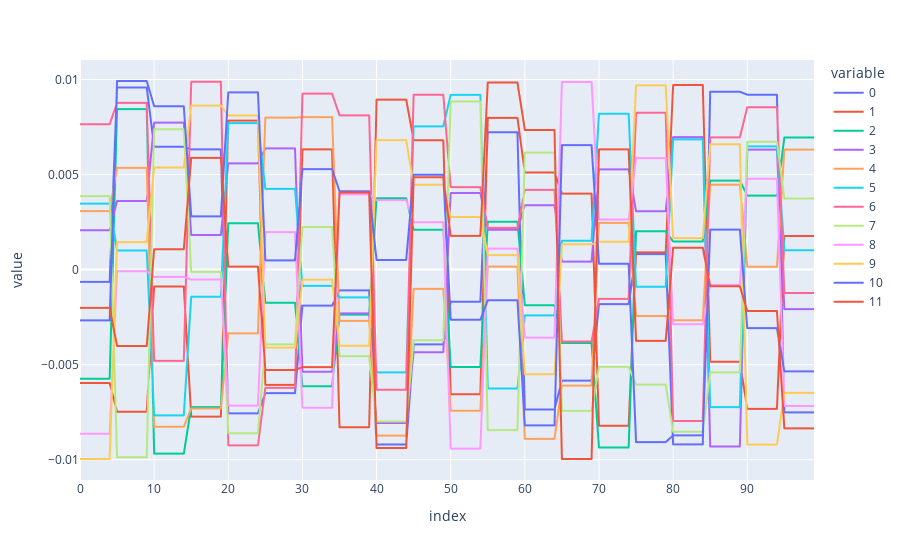
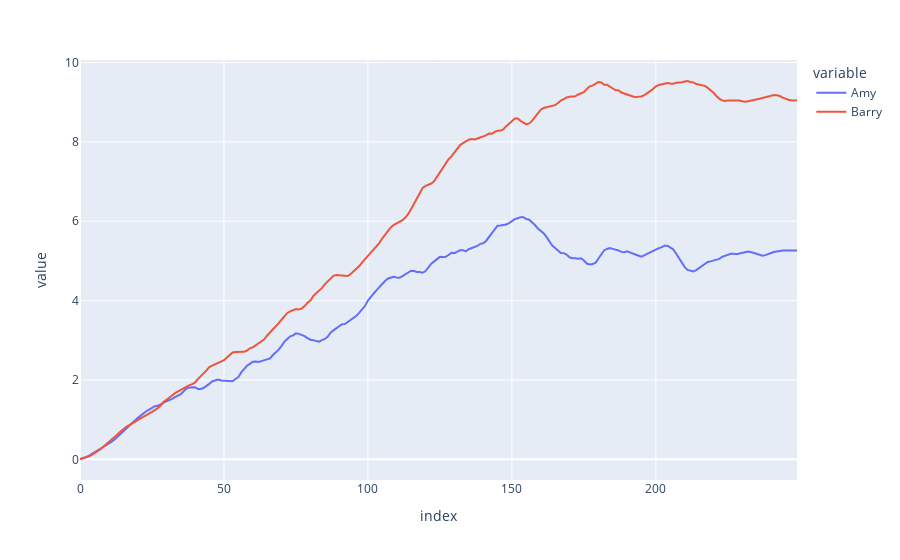

Notebook source saved alongside these figures, in order:
### Code cell
import numpy as np
import pandas as pd
import plotly.express as px
import sympy as sp


class Person:
    def __init__(self, name: str, foresight: int):
        self.name = name
        self.foresight = foresight
        self.decision_list = []

    def append_optimal_choice(
        self, choice_array: np.ndarray, decision_number: int, number_of_decisions: int
    ):
        # Get the row index of the highest sum of values in the choice array up to the person's "foresight" index
        highest_value_index = np.argmax(
            np.sum(choice_array[:, : self.foresight], axis=1)
        )

        # Extract this row from the choice array
        optimal_choice = choice_array[highest_value_index, :]

        # Pad initial and final values with nan
        optimal_choice_padded = np.pad(
            optimal_choice,
            (decision_number, number_of_decisions - decision_number),
            mode="constant",
            constant_values=np.nan,
        )

        # Append to decision list
        self.decision_list.append(optimal_choice_padded)

    def convert_decision_list_to_df(self):
        # Swap rows and columns
        decision_array = np.array(self.decision_list)
        decision_array_inverted = decision_array.T
        decision_df = pd.DataFrame(decision_array_inverted)
        self.decision_df = decision_df
        return decision_df

    def calc_life_score(self):
        # Sum columns
        self.decision_df["decision_sum"] = self.decision_df.sum(axis=1)

        # Calculate life score as the cumulative sum of the decision sums
        self.decision_df["life_score"] = self.decision_df["decision_sum"].cumsum()
        return self.decision_df


class LifeSimulation:
    def __init__(
        self,
        people: list[Person],
        genorator: str,
        n_choices: int,
    ):
        self.people = people
        self.genorator = genorator
        self.n_choices = n_choices

    def add_person(self, person: Person):
        self.people.append(person)

    def get_people(self) -> list[Person]:
        return self.people

    def get_person_by_name(self, name: str) -> Person | None:
        for person in self.people:
            if person.name == name:
                return person
        return None

    def get_number_of_people(self) -> int:
        return len(self.people)

    def classic_choice_function(self, form: str):
        x = sp.symbols("x")

        m1 = 0
        m2 = 75
        s1 = 5
        s2 = 5

        if form == "now":
            a1 = np.random.uniform(0, 0.01)
            a2 = 0
        elif form == "later":
            a1 = 0
            a2 = np.random.uniform(0, 0.02)

        y = a1 * sp.exp(-((x - m1) ** 2) / (2 * s1**2)) + a2 * sp.exp(
            -((x - m2) ** 2) / (2 * s2**2)
        )

        return {"m1": m1, "m2": m2, "s1": s1, "s2": s2, "a1": a1, "a2": a2, "expr": y}

    def generate_opposites_choice_function(self, form: str):
        x = sp.symbols("x")

        m1 = np.random.uniform(10, 40)
        m2 = np.random.uniform(60, 90)
        s1 = np.random.uniform(1, 5)
        s2 = np.random.uniform(1, 5)

        if form == "bad-good":
            a1 = np.random.uniform(-0.01, 0)
            a2 = np.random.uniform(0, 0.02)
        elif form == "good-bad":
            a1 = np.random.uniform(0, 0.01)
            a2 = np.random.uniform(-0.02, 0)

        y = a1 * sp.exp(-((x - m1) ** 2) / (2 * s1**2)) + a2 * sp.exp(
            -((x - m2) ** 2) / (2 * s2**2)
        )

        return {"m1": m1, "m2": m2, "s1": s1, "s2": s2, "a1": a1, "a2": a2, "expr": y}

    def generate_4_choice_function(self, form: str):
        x = sp.symbols("x")

        m1 = np.random.uniform(10, 40)
        m2 = np.random.uniform(60, 90)
        s1 = np.random.uniform(1, 5)
        s2 = np.random.uniform(1, 5)

        if form == "bad-good":
            a1 = np.random.uniform(-0.01, 0)
            a2 = np.random.uniform(0, 0.02)
        elif form == "good-bad":
            a1 = np.random.uniform(0, 0.01)
            a2 = np.random.uniform(-0.02, 0)
        elif form == "good-good":
            a1 = np.random.uniform(0, 0.01)
            a2 = np.random.uniform(0, 0.02)
        elif form == "bad-bad":
            a1 = np.random.uniform(-0.01, 0)
            a2 = np.random.uniform(-0.02, 0)

        y = a1 * sp.exp(-((x - m1) ** 2) / (2 * s1**2)) + a2 * sp.exp(
            -((x - m2) ** 2) / (2 * s2**2)
        )

        return {"m1": m1, "m2": m2, "s1": s1, "s2": s2, "a1": a1, "a2": a2, "expr": y}

    def generate_random_choice_function(self, seed=None):
        x = sp.symbols("x")

        if seed is not None:
            np.random.seed(seed)

        # Define step boundaries (e.g., every 10 units from 0 to 100)
        step_size = 5
        step_boundaries = np.arange(0, 100, step_size)

        # Generate random values for each step between -0.01 and 0.01
        step_values = np.random.uniform(-0.01, 0.01, size=len(step_boundaries))

        # Create piecewise function using sympy conditions
        conditions = []
        for i, boundary in enumerate(step_boundaries):
            if i == len(step_boundaries) - 1:
                # Last step: from boundary to 100
                conditions.append((step_values[i], sp.And(x >= boundary, x <= 100)))
            else:
                # Regular step: from boundary to next boundary
                next_boundary = step_boundaries[i + 1]
                conditions.append(
                    (step_values[i], sp.And(x >= boundary, x < next_boundary))
                )

        # Create Piecewise expression
        y = sp.Piecewise(*conditions)

        return {
            "step_boundaries": step_boundaries,
            "step_values": step_values,
            "expr": y,
        }

    def generate_choice_array(self, genorator: str, n_choices: int):
        x = sp.symbols("x")

        if genorator == "classic":
            functions = [
                self.classic_choice_function(form=form)
                for form in ["now", "later"] * (n_choices // 2)
            ]
        elif genorator == "opposites":
            functions = [
                self.generate_opposites_choice_function(form=form)
                for form in ["bad-good", "good-bad"] * (n_choices // 2)
            ]
        elif genorator == "4":
            functions = [
                self.generate_4_choice_function(form=form)
                for form in ["bad-good", "good-bad", "good-good", "bad-bad"]
                * (n_choices // 4)
            ]
        elif genorator == "random":
            functions = [
                self.generate_random_choice_function() for choice in range(n_choices)
            ]
        else:
            raise ValueError(f"Invalid generator: {genorator}")

        # Create x values (100 points from 0 to 100)
        x_vals = np.linspace(0, 100, 100)

        # Build NumPy array: n rows (functions) × 100 columns (y values)
        choice_array = np.zeros((n_choices, 100))
        for i, func in enumerate(functions):
            y_func = sp.lambdify(x, func["expr"], "numpy")
            choice_array[i, :] = y_func(x_vals)
        return choice_array

    def simlulate_life(self, number_of_decisions: int):
        for person in self.people:
            for decision_number in range(number_of_decisions):
                choice_array = self.generate_choice_array(
                    genorator=self.genorator, n_choices=self.n_choices
                )
                person.append_optimal_choice(
                    choice_array, decision_number, number_of_decisions
                )
            person.convert_decision_list_to_df()
            person.calc_life_score()


def main():
    # Define people
    people = [
        Person("Amy", 5),
        Person("Barry", 10),
    ]

    # Define simulation configuration
    genorator = "random"
    n_choices = 12
    number_of_decisions = 150

    # Run simulation
    simulation = LifeSimulation(people, genorator, n_choices)

    # Check example choice array
    choice_array = simulation.generate_choice_array(
        genorator=genorator, n_choices=n_choices
    )
    print(choice_array.shape)

    fig = px.line(choice_array.T)
    fig.show()

    # Run simulation
    simulation.simlulate_life(number_of_decisions)

    # Combine decision_df["life_score"] into single dataframe
    life_score_df = pd.DataFrame(
        {
            k: v
            for k, v in zip(
                [person.name for person in simulation.people],
                [person.decision_df["life_score"] for person in simulation.people],
            )
        }
    )

    print(life_score_df)

    # Plot life_score lines
    fig = px.line(life_score_df)
    fig.show()


if __name__ == "__main__":
    main()

### Figure 1 — Plotly figure (JSON) as saved in the notebook; plotly's stock layout.template omitted (floating-point values rounded to 4 significant figures)
{"data": [{"hovertemplate": "variable=0<br>index=%{x}<br>value=%{y}<extra></extra>", "legendgroup": "0", "line": {"color": "#636efa", "dash": "solid"}, "marker": {"symbol": "circle"}, "mode": "lines", "name": "0", "showlegend": true, "type": "scattergl", "x": [0, 1, 2, 3, 4, 5, 6, 7, 8, 9, 10, 11, 12, 13, 14, 15, 16, 17, 18, 19, 20, 21, 22, 23, 24, 25, 26, 27, 28, 29, 30, 31, 32, 33, 34, 35, 36, 37, 38, 39, 40, 41, 42, 43, 44, 45, 46, 47, 48, 49, 50, 51, 52, 53, 54, 55, 56, 57, 58, 59, 60, 61, 62, 63, 64, 65, 66, 67, 68, 69, 70, 71, 72, 73, 74, 75, 76, 77, 78, 79, 80, 81, 82, 83, 84, 85, 86, 87, 88, 89, 90, 91, 92, 93, 94, 95, 96, 97, 98, 99], "xaxis": "x", "y": [-0.0006431, -0.0006431, -0.0006431, -0.0006431, -0.0006431, 0.009585, 0.009585, 0.009585, 0.009585, 0.009585, 0.006468, 0.006468, 0.006468, 0.006468, 0.006468, 0.006326, 0.006326, 0.006326, 0.006326, 0.006326, -0.007562, -0.007562, -0.007562, -0.007562, -0.007562, -0.006498, -0.006498, -0.006498, -0.006498, -0.006498, -0.001892, -0.001892, -0.001892, -0.001892, -0.001892, -0.001092, -0.001092, -0.001092, -0.001092, -0.001092, -0.009199, -0.009199, -0.009199, -0.009199, -0.009199, -0.003934, -0.003934, -0.003934, -0.003934, -0.003934, -0.001691, -0.001691, -0.001691, -0.001691, -0.001691, 0.007226, 0.007226, 0.007226, 0.007226, 0.007226, -0.007357, -0.007357, -0.007357, -0.007357, -0.007357, -0.005837, -0.005837, -0.005837, -0.005837, -0.005837, -0.001813, -0.001813, -0.001813, -0.001813, -0.001813, 0.0008171, 0.0008171, 0.0008171, 0.0008171, 0.0008171, -0.009196, -0.009196, -0.009196, -0.009196, -0.009196, 0.009357, 0.009357, 0.009357, 0.009357, 0.009357, 0.009203, 0.009203, 0.009203, 0.009203, 0.009203, -0.007507, -0.007507, -0.007507, -0.007507, -0.007507], "yaxis": "y"}, {"hovertemplate": "variable=1<br>index=%{x}<br>value=%{y}<extra></extra>", "legendgroup": "1", "line": {"color": "#EF553B", "dash": "solid"}, "marker": {"symbol": "circle"}, "mode": "lines", "name": "1", "showlegend": true, "type": "scattergl", "x": [0, 1, 2, 3, 4, 5, 6, 7, 8, 9, 10, 11, 12, 13, 14, 15, 16, 17, 18, 19, 20, 21, 22, 23, 24, 25, 26, 27, 28, 29, 30, 31, 32, 33, 34, 35, 36, 37, 38, 39, 40, 41, 42, 43, 44, 45, 46, 47, 48, 49, 50, 51, 52, 53, 54, 55, 56, 57, 58, 59, 60, 61, 62, 63, 64, 65, 66, 67, 68, 69, 70, 71, 72, 73, 74, 75, 76, 77, 78, 79, 80, 81, 82, 83, 84, 85, 86, 87, 88, 89, 90, 91, 92, 93, 94, 95, 96, 97, 98, 99], "xaxis": "x", "y": [-0.005966, -0.005966, -0.005966, -0.005966, -0.005966, -0.007478, -0.007478, -0.007478, -0.007478, -0.007478, -0.0008886, -0.0008886, -0.0008886, -0.0008886, -0.0008886, -0.007734, -0.007734, -0.007734, -0.007734, -0.007734, 0.007838, 0.007838, 0.007838, 0.007838, 0.007838, -0.006064, -0.006064, -0.006064, -0.006064, -0.006064, 0.006329, 0.006329, 0.006329, 0.006329, 0.006329, -0.008295, -0.008295, -0.008295, -0.008295, -0.008295, 0.008945, 0.008945, 0.008945, 0.008945, 0.008945, 0.006804, 0.006804, 0.006804, 0.006804, 0.006804, -0.006557, -0.006557, -0.006557, -0.006557, -0.006557, 0.007986, 0.007986, 0.007986, 0.007986, 0.007986, 0.00511, 0.00511, 0.00511, 0.00511, 0.00511, 0.003997, 0.003997, 0.003997, 0.003997, 0.003997, -0.008213, -0.008213, -0.008213, -0.008213, -0.008213, 0.0009112, 0.0009112, 0.0009112, 0.0009112, 0.0009112, 0.009712, 0.009712, 0.009712, 0.009712, 0.009712, -0.004847, -0.004847, -0.004847, -0.004847, -0.004847, -0.007323, -0.007323, -0.007323, -0.007323, -0.007323, 0.00177, 0.00177, 0.00177, 0.00177, 0.00177], "yaxis": "y"}, {"hovertemplate": "variable=2<br>index=%{x}<br>value=%{y}<extra></extra>", "legendgroup": "2", "line": {"color": "#00cc96", "dash": "solid"}, "marker": {"symbol": "circle"}, "mode": "lines", "name": "2", "showlegend": true, "type": "scattergl", "x": [0, 1, 2, 3, 4, 5, 6, 7, 8, 9, 10, 11, 12, 13, 14, 15, 16, 17, 18, 19, 20, 21, 22, 23, 24, 25, 26, 27, 28, 29, 30, 31, 32, 33, 34, 35, 36, 37, 38, 39, 40, 41, 42, 43, 44, 45, 46, 47, 48, 49, 50, 51, 52, 53, 54, 55, 56, 57, 58, 59, 60, 61, 62, 63, 64, 65, 66, 67, 68, 69, 70, 71, 72, 73, 74, 75, 76, 77, 78, 79, 80, 81, 82, 83, 84, 85, 86, 87, 88, 89, 90, 91, 92, 93, 94, 95, 96, 97, 98, 99], "xaxis": "x", "y": [-0.005742, -0.005742, -0.005742, -0.005742, -0.005742, 0.008443, 0.008443, 0.008443, 0.008443, 0.008443, -0.009682, -0.009682, -0.009682, -0.009682, -0.009682, -0.007231, -0.007231, -0.007231, -0.007231, -0.007231, 0.002443, 0.002443, 0.002443, 0.002443, 0.002443, -0.00174, -0.00174, -0.00174, -0.00174, -0.00174, -0.006138, -0.006138, -0.006138, -0.006138, -0.006138, -0.002364, -0.002364, -0.002364, -0.002364, -0.002364, 0.003754, 0.003754, 0.003754, 0.003754, 0.003754, 0.0021, 0.0021, 0.0021, 0.0021, 0.0021, -0.005121, -0.005121, -0.005121, -0.005121, -0.005121, 0.002519, 0.002519, 0.002519, 0.002519, 0.002519, -0.001872, -0.001872, -0.001872, -0.001872, -0.001872, -0.003861, -0.003861, -0.003861, -0.003861, -0.003861, -0.009358, -0.009358, -0.009358, -0.009358, -0.009358, 0.002019, 0.002019, 0.002019, 0.002019, 0.002019, 0.00148, 0.00148, 0.00148, 0.00148, 0.00148, 0.00468, 0.00468, 0.00468, 0.00468, 0.00468, 0.003892, 0.003892, 0.003892, 0.003892, 0.003892, 0.006949, 0.006949, 0.006949, 0.006949, 0.006949], "yaxis": "y"}, {"hovertemplate": "variable=3<br>index=%{x}<br>value=%{y}<extra></extra>", "legendgroup": "3", "line": {"color": "#ab63fa", "dash": "solid"}, "marker": {"symbol": "circle"}, "mode": "lines", "name": "3", "showlegend": true, "type": "scattergl", "x": [0, 1, 2, 3, 4, 5, 6, 7, 8, 9, 10, 11, 12, 13, 14, 15, 16, 17, 18, 19, 20, 21, 22, 23, 24, 25, 26, 27, 28, 29, 30, 31, 32, 33, 34, 35, 36, 37, 38, 39, 40, 41, 42, 43, 44, 45, 46, 47, 48, 49, 50, 51, 52, 53, 54, 55, 56, 57, 58, 59, 60, 61, 62, 63, 64, 65, 66, 67, 68, 69, 70, 71, 72, 73, 74, 75, 76, 77, 78, 79, 80, 81, 82, 83, 84, 85, 86, 87, 88, 89, 90, 91, 92, 93, 94, 95, 96, 97, 98, 99], "xaxis": "x", "y": [0.002069, 0.002069, 0.002069, 0.002069, 0.002069, 0.003613, 0.003613, 0.003613, 0.003613, 0.003613, 0.007737, 0.007737, 0.007737, 0.007737, 0.007737, 0.001825, 0.001825, 0.001825, 0.001825, 0.001825, 0.00559, 0.00559, 0.00559, 0.00559, 0.00559, 0.006376, 0.006376, 0.006376, 0.006376, 0.006376, -0.005375, -0.005375, -0.005375, -0.005375, -0.005375, -0.002298, -0.002298, -0.002298, -0.002298, -0.002298, -0.008067, -0.008067, -0.008067, -0.008067, -0.008067, -0.004344, -0.004344, -0.004344, -0.004344, -0.004344, 0.004029, 0.004029, 0.004029, 0.004029, 0.004029, 0.002099, 0.002099, 0.002099, 0.002099, 0.002099, 0.003389, 0.003389, 0.003389, 0.003389, 0.003389, 0.0004208, 0.0004208, 0.0004208, 0.0004208, 0.0004208, 0.005277, 0.005277, 0.005277, 0.005277, 0.005277, 0.003069, 0.003069, 0.003069, 0.003069, 0.003069, 0.006972, 0.006972, 0.006972, 0.006972, 0.006972, -0.009305, -0.009305, -0.009305, -0.009305, -0.009305, 0.006315, 0.006315, 0.006315, 0.006315, 0.006315, -0.002078, -0.002078, -0.002078, -0.002078, -0.002078], "yaxis": "y"}, {"hovertemplate": "variable=4<br>index=%{x}<br>value=%{y}<extra></extra>", "legendgroup": "4", "line": {"color": "#FFA15A", "dash": "solid"}, "marker": {"symbol": "circle"}, "mode": "lines", "name": "4", "showlegend": true, "type": "scattergl", "x": [0, 1, 2, 3, 4, 5, 6, 7, 8, 9, 10, 11, 12, 13, 14, 15, 16, 17, 18, 19, 20, 21, 22, 23, 24, 25, 26, 27, 28, 29, 30, 31, 32, 33, 34, 35, 36, 37, 38, 39, 40, 41, 42, 43, 44, 45, 46, 47, 48, 49, 50, 51, 52, 53, 54, 55, 56, 57, 58, 59, 60, 61, 62, 63, 64, 65, 66, 67, 68, 69, 70, 71, 72, 73, 74, 75, 76, 77, 78, 79, 80, 81, 82, 83, 84, 85, 86, 87, 88, 89, 90, 91, 92, 93, 94, 95, 96, 97, 98, 99], "xaxis": "x", "y": [0.00308, 0.00308, 0.00308, 0.00308, 0.00308, 0.005355, 0.005355, 0.005355, 0.005355, 0.005355, -0.008264, -0.008264, -0.008264, -0.008264, -0.008264, -0.007304, -0.007304, -0.007304, -0.007304, -0.007304, -0.003356, -0.003356, -0.003356, -0.003356, -0.003356, 0.007998, 0.007998, 0.007998, 0.007998, 0.007998, 0.008024, 0.008024, 0.008024, 0.008024, 0.008024, -0.002698, -0.002698, -0.002698, -0.002698, -0.002698, -0.008736, -0.008736, -0.008736, -0.008736, -0.008736, -0.001013, -0.001013, -0.001013, -0.001013, -0.001013, -0.007422, -0.007422, -0.007422, -0.007422, -0.007422, 0.0001585, 0.0001585, 0.0001585, 0.0001585, 0.0001585, -0.008901, -0.008901, -0.008901, -0.008901, -0.008901, -0.006105, -0.006105, -0.006105, -0.006105, -0.006105, 0.002463, 0.002463, 0.002463, 0.002463, 0.002463, -0.002437, -0.002437, -0.002437, -0.002437, -0.002437, -0.002666, -0.002666, -0.002666, -0.002666, -0.002666, 0.004466, 0.004466, 0.004466, 0.004466, 0.004466, 0.0001501, 0.0001501, 0.0001501, 0.0001501, 0.0001501, 0.006316, 0.006316, 0.006316, 0.006316, 0.006316], "yaxis": "y"}, {"hovertemplate": "variable=5<br>index=%{x}<br>value=%{y}<extra></extra>", "legendgroup": "5", "line": {"color": "#19d3f3", "dash": "solid"}, "marker": {"symbol": "circle"}, "mode": "lines", "name": "5", "showlegend": true, "type": "scattergl", "x": [0, 1, 2, 3, 4, 5, 6, 7, 8, 9, 10, 11, 12, 13, 14, 15, 16, 17, 18, 19, 20, 21, 22, 23, 24, 25, 26, 27, 28, 29, 30, 31, 32, 33, 34, 35, 36, 37, 38, 39, 40, 41, 42, 43, 44, 45, 46, 47, 48, 49, 50, 51, 52, 53, 54, 55, 56, 57, 58, 59, 60, 61, 62, 63, 64, 65, 66, 67, 68, 69, 70, 71, 72, 73, 74, 75, 76, 77, 78, 79, 80, 81, 82, 83, 84, 85, 86, 87, 88, 89, 90, 91, 92, 93, 94, 95, 96, 97, 98, 99], "xaxis": "x", "y": [0.003476, 0.003476, 0.003476, 0.003476, 0.003476, 0.001007, 0.001007, 0.001007, 0.001007, 0.001007, -0.007666, -0.007666, -0.007666, -0.007666, -0.007666, -0.001425, -0.001425, -0.001425, -0.001425, -0.001425, 0.00771, 0.00771, 0.00771, 0.00771, 0.00771, 0.004248, 0.004248, 0.004248, 0.004248, 0.004248, -0.0008565, -0.0008565, -0.0008565, -0.0008565, -0.0008565, -0.001458, -0.001458, -0.001458, -0.001458, -0.001458, -0.005406, -0.005406, -0.005406, -0.005406, -0.005406, 0.007539, 0.007539, 0.007539, 0.007539, 0.007539, 0.009196, 0.009196, 0.009196, 0.009196, 0.009196, -0.006251, -0.006251, -0.006251, -0.006251, -0.006251, -0.002404, -0.002404, -0.002404, -0.002404, -0.002404, 0.001518, 0.001518, 0.001518, 0.001518, 0.001518, 0.008202, 0.008202, 0.008202, 0.008202, 0.008202, -0.0008993, -0.0008993, -0.0008993, -0.0008993, -0.0008993, 0.006855, 0.006855, 0.006855, 0.006855, 0.006855, -0.007236, -0.007236, -0.007236, -0.007236, -0.007236, 0.006488, 0.006488, 0.006488, 0.006488, 0.006488, 0.001018, 0.001018, 0.001018, 0.001018, 0.001018], "yaxis": "y"}, {"hovertemplate": "variable=6<br>index=%{x}<br>value=%{y}<extra></extra>", "legendgroup": "6", "line": {"color": "#FF6692", "dash": "solid"}, "marker": {"symbol": "circle"}, "mode": "lines", "name": "6", "showlegend": true, "type": "scattergl", "x": [0, 1, 2, 3, 4, 5, 6, 7, 8, 9, 10, 11, 12, 13, 14, 15, 16, 17, 18, 19, 20, 21, 22, 23, 24, 25, 26, 27, 28, 29, 30, 31, 32, 33, 34, 35, 36, 37, 38, 39, 40, 41, 42, 43, 44, 45, 46, 47, 48, 49, 50, 51, 52, 53, 54, 55, 56, 57, 58, 59, 60, 61, 62, 63, 64, 65, 66, 67, 68, 69, 70, 71, 72, 73, 74, 75, 76, 77, 78, 79, 80, 81, 82, 83, 84, 85, 86, 87, 88, 89, 90, 91, 92, 93, 94, 95, 96, 97, 98, 99], "xaxis": "x", "y": [0.00765, 0.00765, 0.00765, 0.00765, 0.00765, 0.008773, 0.008773, 0.008773, 0.008773, 0.008773, -0.004798, -0.004798, -0.004798, -0.004798, -0.004798, 0.009883, 0.009883, 0.009883, 0.009883, 0.009883, -0.009242, -0.009242, -0.009242, -0.009242, -0.009242, -0.006219, -0.006219, -0.006219, -0.006219, -0.006219, 0.009257, 0.009257, 0.009257, 0.009257, 0.009257, 0.008116, 0.008116, 0.008116, 0.008116, 0.008116, -0.006322, -0.006322, -0.006322, -0.006322, -0.006322, 0.009201, 0.009201, 0.009201, 0.009201, 0.009201, 0.00434, 0.00434, 0.00434, 0.00434, 0.00434, 0.002198, 0.002198, 0.002198, 0.002198, 0.002198, 0.004199, 0.004199, 0.004199, 0.004199, 0.004199, -0.003779, -0.003779, -0.003779, -0.003779, -0.003779, -0.001539, -0.001539, -0.001539, -0.001539, -0.001539, 0.008254, 0.008254, 0.008254, 0.008254, 0.008254, -0.007966, -0.007966, -0.007966, -0.007966, -0.007966, 0.006957, 0.006957, 0.006957, 0.006957, 0.006957, 0.008541, 0.008541, 0.008541, 0.008541, 0.008541, -0.001232, -0.001232, -0.001232, -0.001232, -0.001232], "yaxis": "y"}, {"hovertemplate": "variable=7<br>index=%{x}<br>value=%{y}<extra></extra>", "legendgroup": "7", "line": {"color": "#B6E880", "dash": "solid"}, "marker": {"symbol": "circle"}, "mode": "lines", "name": "7", "showlegend": true, "type": "scattergl", "x": [0, 1, 2, 3, 4, 5, 6, 7, 8, 9, 10, 11, 12, 13, 14, 15, 16, 17, 18, 19, 20, 21, 22, 23, 24, 25, 26, 27, 28, 29, 30, 31, 32, 33, 34, 35, 36, 37, 38, 39, 40, 41, 42, 43, 44, 45, 46, 47, 48, 49, 50, 51, 52, 53, 54, 55, 56, 57, 58, 59, 60, 61, 62, 63, 64, 65, 66, 67, 68, 69, 70, 71, 72, 73, 74, 75, 76, 77, 78, 79, 80, 81, 82, 83, 84, 85, 86, 87, 88, 89, 90, 91, 92, 93, 94, 95, 96, 97, 98, 99], "xaxis": "x", "y": [0.00387, 0.00387, 0.00387, 0.00387, 0.00387, -0.009872, -0.009872, -0.009872, -0.009872, -0.009872, 0.007385, 0.007385, 0.007385, 0.007385, 0.007385, -0.0001154, -0.0001154, -0.0001154, -0.0001154, -0.0001154, -0.008606, -0.008606, -0.008606, -0.008606, -0.008606, -0.003932, -0.003932, -0.003932, -0.003932, -0.003932, 0.002244, 0.002244, 0.002244, 0.002244, 0.002244, -0.00455, -0.00455, -0.00455, -0.00455, -0.00455, -0.00799, -0.00799, -0.00799, -0.00799, -0.00799, -0.003714, -0.003714, -0.003714, -0.003714, -0.003714, 0.008847, 0.008847, 0.008847, 0.008847, 0.008847, -0.008445, -0.008445, -0.008445, -0.008445, -0.008445, 0.006155, 0.006155, 0.006155, 0.006155, 0.006155, -0.007428, -0.007428, -0.007428, -0.007428, -0.007428, -0.005113, -0.005113, -0.005113, -0.005113, -0.005113, -0.00605, -0.00605, -0.00605, -0.00605, -0.00605, -0.008531, -0.008531, -0.008531, -0.008531, -0.008531, -0.005407, -0.005407, -0.005407, -0.005407, -0.005407, 0.006726, 0.006726, 0.006726, 0.006726, 0.006726, 0.00374, 0.00374, 0.00374, 0.00374, 0.00374], "yaxis": "y"}, {"hovertemplate": "variable=8<br>index=%{x}<br>value=%{y}<extra></extra>", "legendgroup": "8", "line": {"color": "#FF97FF", "dash": "solid"}, "marker": {"symbol": "circle"}, "mode": "lines", "name": "8", "showlegend": true, "type": "scattergl", "x": [0, 1, 2, 3, 4, 5, 6, 7, 8, 9, 10, 11, 12, 13, 14, 15, 16, 17, 18, 19, 20, 21, 22, 23, 24, 25, 26, 27, 28, 29, 30, 31, 32, 33, 34, 35, 36, 37, 38, 39, 40, 41, 42, 43, 44, 45, 46, 47, 48, 49, 50, 51, 52, 53, 54, 55, 56, 57, 58, 59, 60, 61, 62, 63, 64, 65, 66, 67, 68, 69, 70, 71, 72, 73, 74, 75, 76, 77, 78, 79, 80, 81, 82, 83, 84, 85, 86, 87, 88, 89, 90, 91, 92, 93, 94, 95, 96, 97, 98, 99], "xaxis": "x", "y": [-0.008633, -0.008633, -0.008633, -0.008633, -0.008633, -8.607e-05, -8.607e-05, -8.607e-05, -8.607e-05, -8.607e-05, -0.0003806, -0.0003806, -0.0003806, -0.0003806, -0.0003806, -0.0005209, -0.0005209, -0.0005209, -0.0005209, -0.0005209, -0.007155, -0.007155, -0.007155, -0.007155, -0.007155, 0.001972, 0.001972, 0.001972, 0.001972, 0.001972, -0.007266, -0.007266, -0.007266, -0.007266, -0.007266, 0.003958, 0.003958, 0.003958, 0.003958, 0.003958, 0.003659, 0.003659, 0.003659, 0.003659, 0.003659, 0.002494, 0.002494, 0.002494, 0.002494, 0.002494, -0.009415, -0.009415, -0.009415, -0.009415, -0.009415, 0.001107, 0.001107, 0.001107, 0.001107, 0.001107, -0.003575, -0.003575, -0.003575, -0.003575, -0.003575, 0.009872, 0.009872, 0.009872, 0.009872, 0.009872, 0.002635, 0.002635, 0.002635, 0.002635, 0.002635, 0.005868, 0.005868, 0.005868, 0.005868, 0.005868, -0.002872, -0.002872, -0.002872, -0.002872, -0.002872, -0.0008008, -0.0008008, -0.0008008, -0.0008008, -0.0008008, 0.00478, 0.00478, 0.00478, 0.00478, 0.00478, -0.007174, -0.007174, -0.007174, -0.007174, -0.007174], "yaxis": "y"}, {"hovertemplate": "variable=9<br>index=%{x}<br>value=%{y}<extra></extra>", "legendgroup": "9", "line": {"color": "#FECB52", "dash": "solid"}, "marker": {"symbol": "circle"}, "mode": "lines", "name": "9", "showlegend": true, "type": "scattergl", "x": [0, 1, 2, 3, 4, 5, 6, 7, 8, 9, 10, 11, 12, 13, 14, 15, 16, 17, 18, 19, 20, 21, 22, 23, 24, 25, 26, 27, 28, 29, 30, 31, 32, 33, 34, 35, 36, 37, 38, 39, 40, 41, 42, 43, 44, 45, 46, 47, 48, 49, 50, 51, 52, 53, 54, 55, 56, 57, 58, 59, 60, 61, 62, 63, 64, 65, 66, 67, 68, 69, 70, 71, 72, 73, 74, 75, 76, 77, 78, 79, 80, 81, 82, 83, 84, 85, 86, 87, 88, 89, 90, 91, 92, 93, 94, 95, 96, 97, 98, 99], "xaxis": "x", "y": [-0.009962, -0.009962, -0.009962, -0.009962, -0.009962, 0.001447, 0.001447, 0.001447, 0.001447, 0.001447, 0.005373, 0.005373, 0.005373, 0.005373, 0.005373, 0.008627, 0.008627, 0.008627, 0.008627, 0.008627, 0.00811, 0.00811, 0.00811, 0.00811, 0.00811, -0.004106, -0.004106, -0.004106, -0.004106, -0.004106, -0.0005266, -0.0005266, -0.0005266, -0.0005266, -0.0005266, -0.004004, -0.004004, -0.004004, -0.004004, -0.004004, 0.006813, 0.006813, 0.006813, 0.006813, 0.006813, 0.004463, 0.004463, 0.004463, 0.004463, 0.004463, 0.002766, 0.002766, 0.002766, 0.002766, 0.002766, 0.0007652, 0.0007652, 0.0007652, 0.0007652, 0.0007652, -0.005505, -0.005505, -0.005505, -0.005505, -0.005505, 0.001332, 0.001332, 0.001332, 0.001332, 0.001332, 0.001464, 0.001464, 0.001464, 0.001464, 0.001464, 0.009694, 0.009694, 0.009694, 0.009694, 0.009694, 0.001656, 0.001656, 0.001656, 0.001656, 0.001656, 0.006597, 0.006597, 0.006597, 0.006597, 0.006597, -0.009204, -0.009204, -0.009204, -0.009204, -0.009204, -0.006483, -0.006483, -0.006483, -0.006483, -0.006483], "yaxis": "y"}, {"hovertemplate": "variable=10<br>index=%{x}<br>value=%{y}<extra></extra>", "legendgroup": "10", "line": {"color": "#636efa", "dash": "solid"}, "marker": {"symbol": "circle"}, "mode": "lines", "name": "10", "showlegend": true, "type": "scattergl", "x": [0, 1, 2, 3, 4, 5, 6, 7, 8, 9, 10, 11, 12, 13, 14, 15, 16, 17, 18, 19, 20, 21, 22, 23, 24, 25, 26, 27, 28, 29, 30, 31, 32, 33, 34, 35, 36, 37, 38, 39, 40, 41, 42, 43, 44, 45, 46, 47, 48, 49, 50, 51, 52, 53, 54, 55, 56, 57, 58, 59, 60, 61, 62, 63, 64, 65, 66, 67, 68, 69, 70, 71, 72, 73, 74, 75, 76, 77, 78, 79, 80, 81, 82, 83, 84, 85, 86, 87, 88, 89, 90, 91, 92, 93, 94, 95, 96, 97, 98, 99], "xaxis": "x", "y": [-0.002669, -0.002669, -0.002669, -0.002669, -0.002669, 0.009923, 0.009923, 0.009923, 0.009923, 0.009923, 0.008598, 0.008598, 0.008598, 0.008598, 0.008598, 0.002801, 0.002801, 0.002801, 0.002801, 0.002801, 0.009326, 0.009326, 0.009326, 0.009326, 0.009326, 0.000489, 0.000489, 0.000489, 0.000489, 0.000489, 0.005285, 0.005285, 0.005285, 0.005285, 0.005285, 0.004125, 0.004125, 0.004125, 0.004125, 0.004125, 0.0005098, 0.0005098, 0.0005098, 0.0005098, 0.0005098, 0.004992, 0.004992, 0.004992, 0.004992, 0.004992, -0.002637, -0.002637, -0.002637, -0.002637, -0.002637, -0.001611, -0.001611, -0.001611, -0.001611, -0.001611, -0.008194, -0.008194, -0.008194, -0.008194, -0.008194, 0.00655, 0.00655, 0.00655, 0.00655, 0.00655, 0.0003115, 0.0003115, 0.0003115, 0.0003115, 0.0003115, -0.009074, -0.009074, -0.009074, -0.009074, -0.009074, -0.008723, -0.008723, -0.008723, -0.008723, -0.008723, 0.002107, 0.002107, 0.002107, 0.002107, 0.002107, -0.00308, -0.00308, -0.00308, -0.00308, -0.00308, -0.005355, -0.005355, -0.005355, -0.005355, -0.005355], "yaxis": "y"}, {"hovertemplate": "variable=11<br>index=%{x}<br>value=%{y}<extra></extra>", "legendgroup": "11", "line": {"color": "#EF553B", "dash": "solid"}, "marker": {"symbol": "circle"}, "mode": "lines", "name": "11", "showlegend": true, "type": "scattergl", "x": [0, 1, 2, 3, 4, 5, 6, 7, 8, 9, 10, 11, 12, 13, 14, 15, 16, 17, 18, 19, 20, 21, 22, 23, 24, 25, 26, 27, 28, 29, 30, 31, 32, 33, 34, 35, 36, 37, 38, 39, 40, 41, 42, 43, 44, 45, 46, 47, 48, 49, 50, 51, 52, 53, 54, 55, 56, 57, 58, 59, 60, 61, 62, 63, 64, 65, 66, 67, 68, 69, 70, 71, 72, 73, 74, 75, 76, 77, 78, 79, 80, 81, 82, 83, 84, 85, 86, 87, 88, 89, 90, 91, 92, 93, 94, 95, 96, 97, 98, 99], "xaxis": "x", "y": [-0.00201, -0.00201, -0.00201, -0.00201, -0.00201, -0.004016, -0.004016, -0.004016, -0.004016, -0.004016, 0.001073, 0.001073, 0.001073, 0.001073, 0.001073, 0.00588, 0.00588, 0.00588, 0.00588, 0.00588, 0.0001561, 0.0001561, 0.0001561, 0.0001561, 0.0001561, -0.005279, -0.005279, -0.005279, -0.005279, -0.005279, -0.005132, -0.005132, -0.005132, -0.005132, -0.005132, 0.00406, 0.00406, 0.00406, 0.00406, 0.00406, -0.009387, -0.009387, -0.009387, -0.009387, -0.009387, 0.004862, 0.004862, 0.004862, 0.004862, 0.004862, 0.001775, 0.001775, 0.001775, 0.001775, 0.001775, 0.009845, 0.009845, 0.009845, 0.009845, 0.009845, 0.007346, 0.007346, 0.007346, 0.007346, 0.007346, -0.009963, -0.009963, -0.009963, -0.009963, -0.009963, 0.006329, 0.006329, 0.006329, 0.006329, 0.006329, -0.003747, -0.003747, -0.003747, -0.003747, -0.003747, 0.001153, 0.001153, 0.001153, 0.001153, 0.001153, -0.0008755, -0.0008755, -0.0008755, -0.0008755, -0.0008755, -0.002179, -0.002179, -0.002179, -0.002179, -0.002179, -0.008349, -0.008349, -0.008349, -0.008349, -0.008349], "yaxis": "y"}], "layout": {"legend": {"title": {"text": "variable"}, "tracegroupgap": 0}, "margin": {"t": 60}, "xaxis": {"anchor": "y", "domain": [0, 1], "title": {"text": "index"}}, "yaxis": {"anchor": "x", "domain": [0, 1], "title": {"text": "value"}}}}

### Figure 2 — Plotly figure (JSON) as saved in the notebook; plotly's stock layout.template omitted (floating-point values rounded to 4 significant figures; data arrays with more than 128 entries replaced by an {"elided": "..."} marker saying what was removed)
{"data": [{"hovertemplate": "variable=Amy<br>index=%{x}<br>value=%{y}<extra></extra>", "legendgroup": "Amy", "line": {"color": "#636efa", "dash": "solid"}, "marker": {"symbol": "circle"}, "mode": "lines", "name": "Amy", "orientation": "v", "showlegend": true, "type": "scatter", "x": {"elided": "250 int values"}, "xaxis": "x", "y": {"elided": "250 float values"}, "yaxis": "y"}, {"hovertemplate": "variable=Barry<br>index=%{x}<br>value=%{y}<extra></extra>", "legendgroup": "Barry", "line": {"color": "#EF553B", "dash": "solid"}, "marker": {"symbol": "circle"}, "mode": "lines", "name": "Barry", "orientation": "v", "showlegend": true, "type": "scatter", "x": {"elided": "250 int values"}, "xaxis": "x", "y": {"elided": "250 float values"}, "yaxis": "y"}], "layout": {"legend": {"title": {"text": "variable"}, "tracegroupgap": 0}, "margin": {"t": 60}, "xaxis": {"anchor": "y", "domain": [0, 1], "title": {"text": "index"}}, "yaxis": {"anchor": "x", "domain": [0, 1], "title": {"text": "value"}}}}
